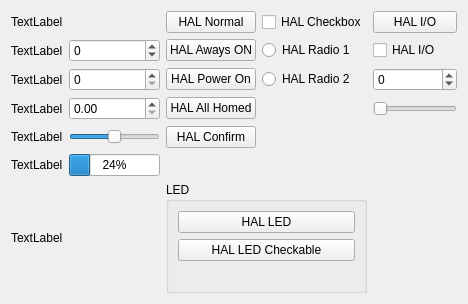
      <widget class="QWidget" name="tab_3">
       <attribute name="title">
        <string>HAL</string>
       </attribute>
       <layout class="QGridLayout" name="gridLayout_10">
        <item row="1" column="4">
         <widget class="QRadioButton" name="radioButton_11">
          <property name="text">
           <string>HAL Radio 1</string>
          </property>
          <property name="function" stdset="0">
           <string>hal_pin</string>
          </property>
          <property name="pin_name" stdset="0">
           <string>hal-rb1</string>
          </property>
         </widget>
        </item>
        <item row="1" column="0">
         <widget class="QLabel" name="label_22">
          <property name="text">
           <string>TextLabel</string>
          </property>
          <property name="function" stdset="0">
           <string>hal_pin</string>
          </property>
          <property name="pin_name" stdset="0">
           <string>hal-s32-lb</string>
          </property>
          <property name="hal_type" stdset="0">
           <string>HAL_S32</string>
          </property>
         </widget>
        </item>
        <item row="4" column="1">
         <widget class="QSlider" name="horizontalSlider">
          <property name="minimum">
           <number>-99</number>
          </property>
          <property name="orientation">
           <enum>Qt::Horizontal</enum>
          </property>
          <property name="function" stdset="0">
           <string>hal_pin</string>
          </property>
          <property name="pin_name" stdset="0">
           <string>hal-s32-sd</string>
          </property>
          <property name="hal_type" stdset="0">
           <string>HAL_S32</string>
          </property>
         </widget>
        </item>
        <item row="0" column="0">
         <widget class="QLabel" name="label_20">
          <property name="text">
           <string>TextLabel</string>
          </property>
          <property name="function" stdset="0">
           <string>hal_pin</string>
          </property>
          <property name="pin_name" stdset="0">
           <string>hal-bit-lb</string>
          </property>
          <property name="hal_type" stdset="0">
           <string>HAL_BIT</string>
          </property>
         </widget>
        </item>
        <item row="5" column="0">
         <widget class="QLabel" name="label_26">
          <property name="text">
           <string>TextLabel</string>
          </property>
          <property name="function" stdset="0">
           <string>hal_avr_f</string>
          </property>
          <property name="pin_name" stdset="0">
           <string>hal-avr-f-lb</string>
          </property>
         </widget>
        </item>
        <item row="0" column="3">
         <widget class="QPushButton" name="pushButton_7">
          <property name="text">
           <string>HAL Normal</string>
          </property>
          <property name="function" stdset="0">
           <string>hal_pin</string>
          </property>
          <property name="pin_name" stdset="0">
           <string>hal-normal-pb</string>
          </property>
         </widget>
        </item>
        <item row="3" column="1">
         <widget class="QDoubleSpinBox" name="doubleSpinBox">
          <property name="function" stdset="0">
           <string>hal_pin</string>
          </property>
          <property name="pin_name" stdset="0">
           <string>hal-dbl-sb</string>
          </property>
         </widget>
        </item>
        <item row="2" column="1">
         <widget class="QSpinBox" name="spinBox_2">
          <property name="function" stdset="0">
           <string>hal_pin</string>
          </property>
          <property name="pin_name" stdset="0">
           <string>hal-u32-sb</string>
          </property>
          <property name="hal_type" stdset="0">
           <string>HAL_U32</string>
          </property>
         </widget>
        </item>
        <item row="4" column="3">
         <widget class="QPushButton" name="pushButton_10">
          <property name="text">
           <string>HAL Confirm</string>
          </property>
          <property name="checkable">
           <bool>true</bool>
          </property>
          <property name="function" stdset="0">
           <string>hal_pin</string>
          </property>
          <property name="pin_name" stdset="0">
           <string>hal-confirm-pb</string>
          </property>
          <property name="confirm" stdset="0">
           <bool>true</bool>
          </property>
         </widget>
        </item>
        <item row="2" column="0">
         <widget class="QLabel" name="label_23">
          <property name="text">
           <string>TextLabel</string>
          </property>
          <property name="function" stdset="0">
           <string>hal_pin</string>
          </property>
          <property name="pin_name" stdset="0">
           <string>hal-u32-lb</string>
          </property>
          <property name="hal_type" stdset="0">
           <string>HAL_U32</string>
          </property>
         </widget>
        </item>
        <item row="1" column="3">
         <widget class="QPushButton" name="pushButton">
          <property name="text">
           <string>HAL Aways ON</string>
          </property>
          <property name="function" stdset="0">
           <string>hal_pin</string>
          </property>
          <property name="pin_name" stdset="0">
           <string>hal-aways-on-pb</string>
          </property>
          <property name="always_on" stdset="0">
           <bool>true</bool>
          </property>
         </widget>
        </item>
        <item row="4" column="0">
         <widget class="QLabel" name="label_25">
          <property name="text">
           <string>TextLabel</string>
          </property>
          <property name="function" stdset="0">
           <string>hal_pin</string>
          </property>
          <property name="pin_name" stdset="0">
           <string>hal-bool-tf-lb</string>
          </property>
          <property name="true_text" stdset="0">
           <string>I'm ON</string>
          </property>
          <property name="false_text" stdset="0">
           <string>I'm Broken</string>
          </property>
         </widget>
        </item>
        <item row="3" column="0">
         <widget class="QLabel" name="label_24">
          <property name="text">
           <string>TextLabel</string>
          </property>
          <property name="function" stdset="0">
           <string>hal_pin</string>
          </property>
          <property name="pin_name" stdset="0">
           <string>hal-float-lb</string>
          </property>
          <property name="hal_type" stdset="0">
           <string>HAL_FLOAT</string>
          </property>
         </widget>
        </item>
        <item row="0" column="4">
         <widget class="QCheckBox" name="checkBox_11">
          <property name="text">
           <string>HAL Checkbox</string>
          </property>
          <property name="function" stdset="0">
           <string>hal_pin</string>
          </property>
          <property name="pin_name" stdset="0">
           <string>hal-cb</string>
          </property>
         </widget>
        </item>
        <item row="5" column="1">
         <widget class="QProgressBar" name="progressBar">
          <property name="value">
           <number>24</number>
          </property>
          <property name="function" stdset="0">
           <string>hal_pin</string>
          </property>
          <property name="pin_name" stdset="0">
           <string>hal-pb</string>
          </property>
         </widget>
        </item>
        <item row="3" column="3">
         <widget class="QPushButton" name="pushButton_9">
          <property name="text">
           <string>HAL All Homed</string>
          </property>
          <property name="function" stdset="0">
           <string>hal_pin</string>
          </property>
          <property name="pin_name" stdset="0">
           <string>hal-all-homed-pb</string>
          </property>
          <property name="all_homed" stdset="0">
           <bool>true</bool>
          </property>
         </widget>
        </item>
        <item row="2" column="3">
         <widget class="QPushButton" name="pushButton_8">
          <property name="text">
           <string>HAL Power On</string>
          </property>
          <property name="function" stdset="0">
           <string>hal_pin</string>
          </property>
          <property name="pin_name" stdset="0">
           <string>hal-power-on-pb</string>
          </property>
          <property name="state_on" stdset="0">
           <bool>true</bool>
          </property>
         </widget>
        </item>
        <item row="1" column="1">
         <widget class="QSpinBox" name="spinBox">
          <property name="minimum">
           <number>-99</number>
          </property>
          <property name="function" stdset="0">
           <string>hal_pin</string>
          </property>
          <property name="pin_name" stdset="0">
           <string>hal-s32-sb</string>
          </property>
          <property name="hal_type" stdset="0">
           <string>HAL_S32</string>
          </property>
         </widget>
        </item>
        <item row="2" column="4">
         <widget class="QRadioButton" name="radioButton_12">
          <property name="text">
           <string>HAL Radio 2</string>
          </property>
          <property name="function" stdset="0">
           <string>hal_pin</string>
          </property>
          <property name="pin_name" stdset="0">
           <string>hal-rb2</string>
          </property>
         </widget>
        </item>
        <item row="0" column="5">
         <widget class="QPushButton" name="pushButton_11">
          <property name="text">
           <string>HAL I/O</string>
          </property>
          <property name="checkable">
           <bool>true</bool>
          </property>
          <property name="function" stdset="0">
           <string>hal_io</string>
          </property>
          <property name="pin_name" stdset="0">
           <string>hal-io-pb</string>
          </property>
         </widget>
        </item>
        <item row="1" column="5">
         <widget class="QCheckBox" name="checkBox_12">
          <property name="text">
           <string>HAL I/O</string>
          </property>
          <property name="function" stdset="0">
           <string>hal_io</string>
          </property>
          <property name="pin_name" stdset="0">
           <string>hal-io-cb</string>
          </property>
         </widget>
        </item>
        <item row="6" column="0">
         <widget class="QLabel" name="label_27">
          <property name="text">
           <string>TextLabel</string>
          </property>
          <property name="function" stdset="0">
           <string>hal_msl</string>
          </property>
          <property name="pin_name" stdset="0">
           <string>hal-ms-lb</string>
          </property>
          <property name="text_0" stdset="0">
           <string>Zero</string>
          </property>
          <property name="text_1" stdset="0">
           <string>One</string>
          </property>
          <property name="text_2" stdset="0">
           <string>Too</string>
          </property>
         </widget>
        </item>
        <item row="2" column="5">
         <widget class="QSpinBox" name="spinBox_3">
          <property name="minimum">
           <number>-99</number>
          </property>
          <property name="function" stdset="0">
           <string>hal_io</string>
          </property>
          <property name="pin_name" stdset="0">
           <string>hal-io-sb</string>
          </property>
          <property name="hal_type" stdset="0">
           <string>HAL_S32</string>
          </property>
         </widget>
        </item>
        <item row="3" column="5">
         <widget class="QSlider" name="horizontalSlider_2">
          <property name="orientation">
           <enum>Qt::Horizontal</enum>
          </property>
          <property name="function" stdset="0">
           <string>hal_io</string>
          </property>
          <property name="pin_name" stdset="0">
           <string>hal-io-sd</string>
          </property>
          <property name="hal_type" stdset="0">
           <string>HAL_U32</string>
          </property>
         </widget>
        </item>
        <item row="6" column="3" colspan="2">
         <widget class="QGroupBox" name="groupBox_20">
          <property name="title">
           <string>LED</string>
          </property>
          <layout class="QVBoxLayout" name="verticalLayout_10">
           <item>
            <widget class="QPushButton" name="pushButton_13">
             <property name="text">
              <string>HAL LED</string>
             </property>
             <property name="function" stdset="0">
              <string>hal_led_button</string>
             </property>
             <property name="pin_name" stdset="0">
              <string>hal-led-pb</string>
             </property>
            </widget>
           </item>
           <item>
            <widget class="QPushButton" name="pushButton_14">
             <property name="text">
              <string>HAL LED Checkable</string>
             </property>
             <property name="checkable">
              <bool>true</bool>
             </property>
             <property name="function" stdset="0">
              <string>hal_led_button</string>
             </property>
             <property name="pin_name" stdset="0">
              <string>hal-led-checkable-pb</string>
             </property>
            </widget>
           </item>
           <item>
            <widget class="QLabel" name="label_43">
             <property name="text">
              <string/>
             </property>
             <property name="hal_led" stdset="0">
              <bool>false</bool>
             </property>
             <property name="pin_name" stdset="0">
              <string>hal-led-lb</string>
             </property>
             <property name="function" stdset="0">
              <string>hal_led</string>
             </property>
            </widget>
           </item>
          </layout>
         </widget>
        </item>
       </layout>
      </widget>
